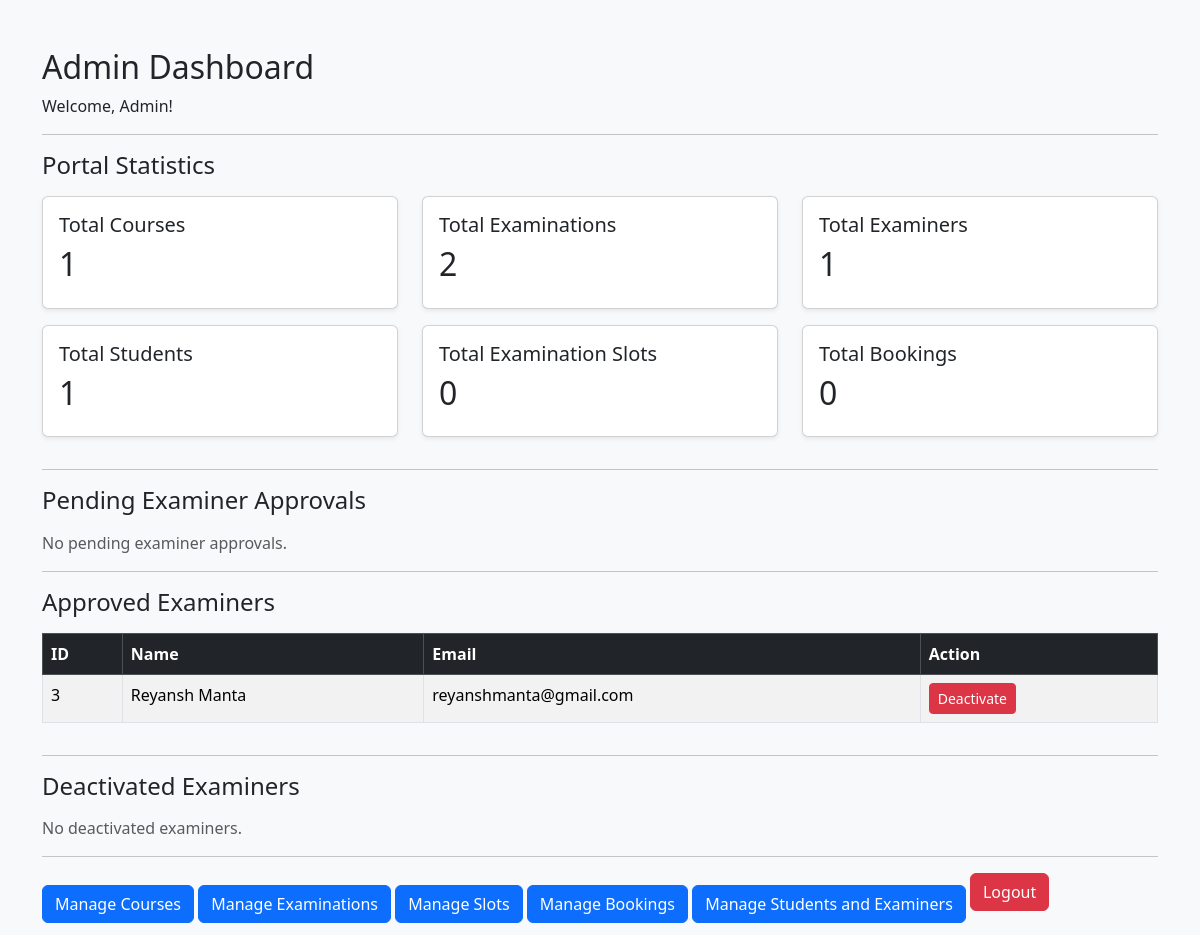
Screenshot of /admin_dashboard (signed in) with the database file from the repository.
### models.py (models this page shows, shortened)
class User(db.Model):
    id = db.Column(db.Integer, primary_key=True)
    name = db.Column(db.String(100), nullable=False)
    email = db.Column(db.String(100), unique=True, nullable=False)
    password_hash = db.Column(db.String(200), nullable=False)
    role = db.Column(db.String(20), nullable=False)
    is_approved = db.Column(db.Boolean, default=False)
    is_active = db.Column(db.Boolean, default=True)

### app.py (the view)
@app.route("/admin_dashboard")
@role_required("Admin")
def admin_dashboard():
    total_courses = Course.query.count()
    total_examinations = Examination.query.count()
    total_examiners = User.query.filter_by(role="Examiner").count()
    total_students = User.query.filter_by(role="Student").count()
    total_slots = ExaminationSlot.query.count()
    total_bookings = Booking.query.count()
    pending_examiners = User.query.filter_by(
        role="Examiner",
        is_approved=False
    ).all()
    approved_examiners = User.query.filter_by(
        role="Examiner",
        is_approved=True,
        is_active=True
    ).all()
    inactive_examiners = User.query.filter_by(
        role="Examiner",
        is_active=False
    ).all()
    return render_template(
        "admin_dashboard.html",
        total_courses=total_courses,
        total_examinations=total_examinations,
        total_examiners=total_examiners,
        total_students=total_students,
        total_slots=total_slots,
        total_bookings=total_bookings,
        pending_examiners=pending_examiners,
        approved_examiners=approved_examiners,
        inactive_examiners=inactive_examiners
    )

### app.py (called while the page is built)
def role_required(required_role):
    def decorator(function):
        @wraps(function)
        def wrapper(*args, **kwargs):
            if "user_id" not in session:
                return redirect(url_for("login"))
            user = User.query.get(session["user_id"])
            if not user.is_active:
                session.clear()
                return redirect(url_for("login"))
            if user is None:
                session.clear()
                return redirect(url_for("login"))
            if user.role != required_role:
                abort(403)
            if user.role == "Examiner" and not user.is_approved:
                session.clear()
                return redirect(url_for("login"))
            return function(*args, **kwargs)
        return wrapper
    return decorator

### templates/admin_dashboard.html (shortened to what this page needs)
<!DOCTYPE html>
<html>
<head>
    <link href="https://cdn.jsdelivr.net/npm/bootstrap@5.3.3/dist/css/bootstrap.min.css"
          rel="stylesheet">
</head>
<body class="bg-light">
<div class="container mt-5">
    <h2>Admin Dashboard</h2>
    <p>Welcome, {{ session["user_name"] }}!</p>
    <hr>
    <h4 class="mb-3">Portal Statistics</h4>
    <div class="row">
        <div class="col-md-4 mb-3">
            <div class="card p-3 shadow-sm">
                <h5>Total Courses</h5>
                <h2>{{ total_courses }}</h2>
            </div>
        </div>
        <div class="col-md-4 mb-3">
            <div class="card p-3 shadow-sm">
                <h5>Total Examinations</h5>
                <h2>{{ total_examinations }}</h2>
            </div>
        </div>
        <div class="col-md-4 mb-3">
            <div class="card p-3 shadow-sm">
                <h5>Total Examiners</h5>
                <h2>{{ total_examiners }}</h2>
            </div>
        </div>
        <div class="col-md-4 mb-3">
            <div class="card p-3 shadow-sm">
                <h5>Total Students</h5>
                <h2>{{ total_students }}</h2>
            </div>
        </div>
        <div class="col-md-4 mb-3">
            <div class="card p-3 shadow-sm">
                <h5>Total Examination Slots</h5>
                <h2>{{ total_slots }}</h2>
            </div>
        </div>
        <div class="col-md-4 mb-3">
            <div class="card p-3 shadow-sm">
                <h5>Total Bookings</h5>
                <h2>{{ total_bookings }}</h2>
            </div>
        </div>
    </div>
    <hr>
    <h4 class="mb-3">Pending Examiner Approvals</h4>
    {% if pending_examiners %}
    <div class="table-responsive">
        <table class="table table-bordered table-striped">
            <thead class="table-dark">
                <tr>
                    <th>ID</th>
                    <th>Name</th>
                    <th>Email</th>
                    <th>Action</th>
                </tr>
            </thead>
            <tbody>
                {% for examiner in pending_examiners %}
                <tr>
                    <td>{{ examiner.id }}</td>
                    <td>{{ examiner.name }}</td>
                    <td>{{ examiner.email }}</td>
                    <td>
                        <form method="POST"
                              action="{{ url_for('approve_examiner', user_id=examiner.id) }}">
                            <button type="submit"
                                    class="btn btn-success btn-sm">
                                Approve
                            </button>
                        </form>
                    </td>
                </tr>
                {% endfor %}
            </tbody>
        </table>
    </div>
    {% else %}
    <p class="text-muted">No pending examiner approvals.</p>
    {% endif %}
    <hr>
    <h4 class="mb-3">Approved Examiners</h4>
    {% if approved_examiners %}
    <div class="table-responsive">
        <table class="table table-bordered table-striped">
            <thead class="table-dark">
                <tr>
                    <th>ID</th>
                    <th>Name</th>
                    <th>Email</th>
                    <th>Action</th>
                </tr>
            </thead>
            <tbody>
                {% for examiner in approved_examiners %}
                <tr>
                    <td>{{ examiner.id }}</td>
                    <td>{{ examiner.name }}</td>
                    <td>{{ examiner.email }}</td>
                    <td>
                        <form method="POST"
                              action="{{ url_for('deactivate_examiner', user_id=examiner.id) }}">
                            <button type="submit"
                                    class="btn btn-danger btn-sm">
                                Deactivate
                            </button>
                        </form>
                    </td>
                </tr>
                {% endfor %}
            </tbody>
        </table>
    </div>
    {% else %}
    <p class="text-muted">No approved active examiners.</p>
    {% endif %}
    <hr>
    <h4 class="mb-3">Deactivated Examiners</h4>
    {% if inactive_examiners %}
    <div class="table-responsive">
        <table class="table table-bordered table-striped">
            <thead class="table-dark">
                <tr>
                    <th>ID</th>
                    <th>Name</th>
                    <th>Email</th>
                    <th>Action</th>
                </tr>
            </thead>
            <tbody>
                {% for examiner in inactive_examiners %}
                <tr>
                    <td>{{ examiner.id }}</td>
                    <td>{{ examiner.name }}</td>
                    <td>{{ examiner.email }}</td>
                    <td>
                        <form method="POST"
                              action="{{ url_for('reactivate_examiner', user_id=examiner.id) }}">
                            <button type="submit"
                                    class="btn btn-primary btn-sm">
                                Reactivate
                            </button>
                        </form>
                    </td>
                </tr>
                {% endfor %}
            </tbody>
        </table>
    </div>
    {% else %}
    <p class="text-muted">No deactivated examiners.</p>
    {% endif %}
    <hr>
    <a href="{{ url_for('courses') }}" class="btn btn-primary">
    Manage Courses
    </a>
    <a href="{{ url_for('examinations') }}" class="btn btn-primary">
    Manage Examinations
    </a>
    <a href="{{ url_for('admin_slots') }}"
    class="btn btn-primary">
        Manage Slots
    </a>
    <a href="{{ url_for('admin_bookings') }}"
    class="btn btn-primary">
        Manage Bookings
    </a>
    <a href="{{ url_for('admin_users') }}"
    class="btn btn-primary">
        Manage Students and Examiners
    </a>
    <a href="{{ url_for('logout') }}" class="btn btn-danger mb-4">
        Logout
    </a>
</div>
</body>
</html>

### rows the page displays
User: id "3", name "Reyansh Manta", email "reyanshmanta@gmail.com"

### other values shown
{{ session["user_name"] }} "Admin"
{{ total_courses }} "1"
{{ total_examinations }} "2"
{{ total_examiners }} "1"
{{ total_students }} "1"
{{ total_slots }} "0"
{{ total_bookings }} "0"
